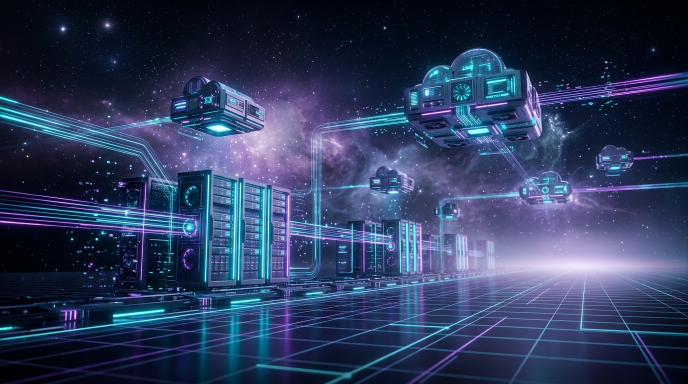
#> input picture assets/banner_bg.jpg, 1376 x 768 px, found by its file name (shown at 1/2 size); its folder holds 5 pictures in this run
$ python generate_animated_banner.py
#> lines starting #> are read from the running program, lines starting #| are printed output that depends on the picture
import os
import math
import numpy as np
from PIL import Image, ImageDraw, ImageFont, ImageFilter, ImageEnhance
import subprocess

WIDTH = 960
HEIGHT = 540
FPS = 25
DURATION_SEC = 3.0
TOTAL_FRAMES = int(FPS * DURATION_SEC) # 75 frames

ASSETS_DIR = r"c:\Vichost\assets"
OUTPUT_GIF = os.path.join(ASSETS_DIR, "dream_nodes_banner.gif")
OUTPUT_MP4 = os.path.join(ASSETS_DIR, "dream_nodes_banner.mp4")
FRAMES_DIR = os.path.join(ASSETS_DIR, "temp_frames")

os.makedirs(FRAMES_DIR, exist_ok=True)

# Load base banner and logo
bg_path = os.path.join(ASSETS_DIR, "banner_bg.jpg")
logo_path = os.path.join(ASSETS_DIR, "logo.jpg")

base_bg = Image.open(bg_path).convert("RGBA").resize((WIDTH, HEIGHT), Image.Resampling.LANCZOS)
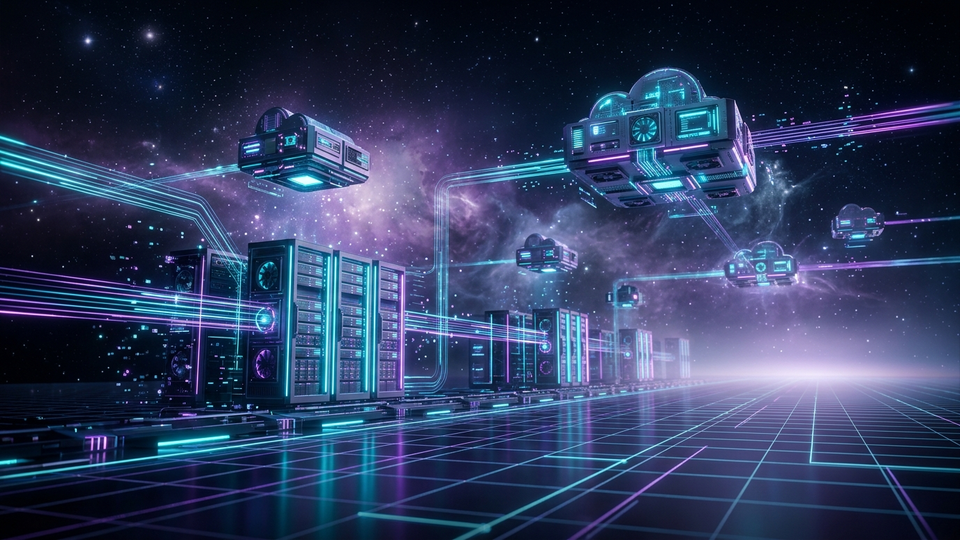
#> base_bg: PIL image 960x540 RGBA; mean R, G, B, A 45.9, 59.3, 92.9, 255
#> (the run stopped early here; a loop or call above may not have finished)
